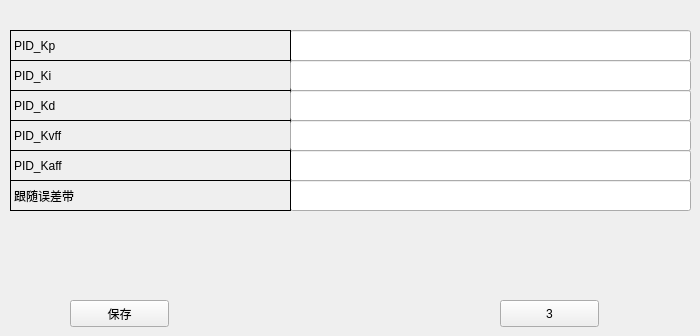
      <widget class="QWidget" name="page_31">
       <widget class="QPushButton" name="pushButton_76">
        <property name="geometry">
         <rect>
          <x>500</x>
          <y>300</y>
          <width>99</width>
          <height>27</height>
         </rect>
        </property>
        <property name="text">
         <string>3</string>
        </property>
       </widget>
       <widget class="QLineEdit" name="lineEdit_197">
        <property name="geometry">
         <rect>
          <x>290</x>
          <y>30</y>
          <width>401</width>
          <height>31</height>
         </rect>
        </property>
       </widget>
       <widget class="QLabel" name="label_252">
        <property name="geometry">
         <rect>
          <x>10</x>
          <y>60</y>
          <width>281</width>
          <height>31</height>
         </rect>
        </property>
        <property name="frameShape">
         <enum>QFrame::Panel</enum>
        </property>
        <property name="text">
         <string>PID_Ki</string>
        </property>
       </widget>
       <widget class="QLabel" name="label_253">
        <property name="geometry">
         <rect>
          <x>10</x>
          <y>90</y>
          <width>281</width>
          <height>31</height>
         </rect>
        </property>
        <property name="frameShape">
         <enum>QFrame::Panel</enum>
        </property>
        <property name="text">
         <string>PID_Kd</string>
        </property>
       </widget>
       <widget class="QLineEdit" name="lineEdit_198">
        <property name="geometry">
         <rect>
          <x>290</x>
          <y>150</y>
          <width>401</width>
          <height>31</height>
         </rect>
        </property>
       </widget>
       <widget class="QLineEdit" name="lineEdit_199">
        <property name="geometry">
         <rect>
          <x>290</x>
          <y>180</y>
          <width>401</width>
          <height>31</height>
         </rect>
        </property>
       </widget>
       <widget class="QLineEdit" name="lineEdit_200">
        <property name="geometry">
         <rect>
          <x>290</x>
          <y>60</y>
          <width>401</width>
          <height>31</height>
         </rect>
        </property>
       </widget>
       <widget class="QLabel" name="label_254">
        <property name="geometry">
         <rect>
          <x>10</x>
          <y>120</y>
          <width>281</width>
          <height>31</height>
         </rect>
        </property>
        <property name="frameShape">
         <enum>QFrame::Panel</enum>
        </property>
        <property name="text">
         <string>PID_Kvff</string>
        </property>
       </widget>
       <widget class="QLabel" name="label_255">
        <property name="geometry">
         <rect>
          <x>10</x>
          <y>150</y>
          <width>281</width>
          <height>31</height>
         </rect>
        </property>
        <property name="frameShape">
         <enum>QFrame::Panel</enum>
        </property>
        <property name="text">
         <string>PID_Kaff</string>
        </property>
       </widget>
       <widget class="QLineEdit" name="lineEdit_201">
        <property name="geometry">
         <rect>
          <x>290</x>
          <y>90</y>
          <width>401</width>
          <height>31</height>
         </rect>
        </property>
       </widget>
       <widget class="QLineEdit" name="lineEdit_202">
        <property name="geometry">
         <rect>
          <x>290</x>
          <y>120</y>
          <width>401</width>
          <height>31</height>
         </rect>
        </property>
       </widget>
       <widget class="QLabel" name="label_256">
        <property name="geometry">
         <rect>
          <x>10</x>
          <y>180</y>
          <width>281</width>
          <height>31</height>
         </rect>
        </property>
        <property name="frameShape">
         <enum>QFrame::Panel</enum>
        </property>
        <property name="text">
         <string>跟随误差带</string>
        </property>
       </widget>
       <widget class="QPushButton" name="pushButton_77">
        <property name="geometry">
         <rect>
          <x>70</x>
          <y>300</y>
          <width>99</width>
          <height>27</height>
         </rect>
        </property>
        <property name="text">
         <string>保存</string>
        </property>
       </widget>
       <widget class="QLabel" name="label_257">
        <property name="geometry">
         <rect>
          <x>10</x>
          <y>30</y>
          <width>281</width>
          <height>31</height>
         </rect>
        </property>
        <property name="frameShape">
         <enum>QFrame::Panel</enum>
        </property>
        <property name="text">
         <string>PID_Kp</string>
        </property>
       </widget>
      </widget>
